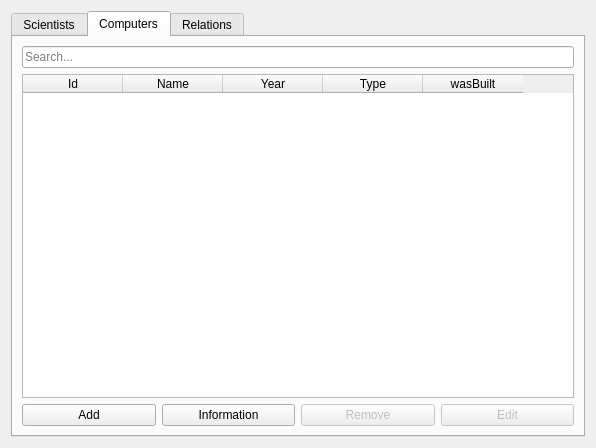
<?xml version="1.0" encoding="UTF-8"?>
<ui version="4.0">
 <class>listgui</class>
 <widget class="QDialog" name="listgui">
  <property name="geometry">
   <rect>
    <x>0</x>
    <y>0</y>
    <width>596</width>
    <height>448</height>
   </rect>
  </property>
  <property name="windowTitle">
   <string>Dialog</string>
  </property>
  <layout class="QHBoxLayout" name="horizontalLayout">
   <item>
    <widget class="QTabWidget" name="Relations">
     <property name="currentIndex">
      <number>1</number>
     </property>
     <widget class="QWidget" name="tab_1">
      <attribute name="icon">
       <iconset resource="resource.qrc">
        <normaloff>:/icons/icons/scientist_icon.png</normaloff>:/icons/icons/scientist_icon.png</iconset>
      </attribute>
      <attribute name="title">
       <string>Scientists</string>
      </attribute>
      <layout class="QVBoxLayout" name="verticalLayout_2">
       <item>
        <widget class="QLineEdit" name="input_filter_scientists">
         <property name="placeholderText">
          <string>Search...</string>
         </property>
        </widget>
       </item>
       <item>
        <widget class="QTableWidget" name="table_scientists">
         <property name="sortingEnabled">
          <bool>true</bool>
         </property>
         <column>
          <property name="text">
           <string>Id</string>
          </property>
         </column>
         <column>
          <property name="text">
           <string>Name</string>
          </property>
         </column>
         <column>
          <property name="text">
           <string>Sex</string>
          </property>
         </column>
         <column>
          <property name="text">
           <string>Born</string>
          </property>
         </column>
         <column>
          <property name="text">
           <string>Death</string>
          </property>
         </column>
        </widget>
       </item>
       <item>
        <layout class="QHBoxLayout" name="horizontalLayout_5">
         <item>
          <widget class="QPushButton" name="button_add_scientist">
           <property name="text">
            <string>Add</string>
           </property>
           <property name="icon">
            <iconset resource="resource.qrc">
             <normaloff>:/icons/icons/add_icon.png</normaloff>:/icons/icons/add_icon.png</iconset>
           </property>
          </widget>
         </item>
         <item>
          <widget class="QPushButton" name="button_info_scientist">
           <property name="text">
            <string>Information</string>
           </property>
           <property name="icon">
            <iconset resource="resource.qrc">
             <normaloff>:/icons/icons/info_icon.png</normaloff>:/icons/icons/info_icon.png</iconset>
           </property>
          </widget>
         </item>
         <item>
          <widget class="QPushButton" name="button_remove_scientist">
           <property name="enabled">
            <bool>false</bool>
           </property>
           <property name="text">
            <string>Remove</string>
           </property>
           <property name="icon">
            <iconset resource="resource.qrc">
             <normaloff>:/icons/icons/remove.png</normaloff>:/icons/icons/remove.png</iconset>
           </property>
          </widget>
         </item>
         <item>
          <widget class="QPushButton" name="button_edit_scientist">
           <property name="enabled">
            <bool>false</bool>
           </property>
           <property name="text">
            <string>Edit</string>
           </property>
           <property name="icon">
            <iconset resource="resource.qrc">
             <normaloff>:/icons/icons/editshit.png</normaloff>:/icons/icons/editshit.png</iconset>
           </property>
          </widget>
         </item>
        </layout>
       </item>
      </layout>
     </widget>
     <widget class="QWidget" name="tab_2">
      <attribute name="icon">
       <iconset resource="resource.qrc">
        <normaloff>:/icons/icons/computer_icon.png</normaloff>:/icons/icons/computer_icon.png</iconset>
      </attribute>
      <attribute name="title">
       <string>Computers</string>
      </attribute>
      <layout class="QVBoxLayout" name="verticalLayout">
       <item>
        <widget class="QLineEdit" name="input_filter_computers">
         <property name="placeholderText">
          <string>Search...</string>
         </property>
        </widget>
       </item>
       <item>
        <widget class="QTableWidget" name="table_computers">
         <property name="sortingEnabled">
          <bool>true</bool>
         </property>
         <column>
          <property name="text">
           <string>Id</string>
          </property>
         </column>
         <column>
          <property name="text">
           <string>Name</string>
          </property>
         </column>
         <column>
          <property name="text">
           <string>Year</string>
          </property>
         </column>
         <column>
          <property name="text">
           <string>Type</string>
          </property>
         </column>
         <column>
          <property name="text">
           <string>wasBuilt</string>
          </property>
         </column>
        </widget>
       </item>
       <item>
        <layout class="QHBoxLayout" name="horizontalLayout_4">
         <item>
          <widget class="QPushButton" name="button_add_computer">
           <property name="text">
            <string>Add</string>
           </property>
           <property name="icon">
            <iconset resource="resource.qrc">
             <normaloff>:/icons/icons/add_icon.png</normaloff>:/icons/icons/add_icon.png</iconset>
           </property>
          </widget>
         </item>
         <item>
          <widget class="QPushButton" name="button_info_comp">
           <property name="text">
            <string>Information</string>
           </property>
           <property name="icon">
            <iconset resource="resource.qrc">
             <normaloff>:/icons/icons/info_icon.png</normaloff>:/icons/icons/info_icon.png</iconset>
           </property>
          </widget>
         </item>
         <item>
          <widget class="QPushButton" name="button_remove_computer">
           <property name="enabled">
            <bool>false</bool>
           </property>
           <property name="text">
            <string>Remove</string>
           </property>
           <property name="icon">
            <iconset resource="resource.qrc">
             <normaloff>:/icons/icons/remove.png</normaloff>:/icons/icons/remove.png</iconset>
           </property>
          </widget>
         </item>
         <item>
          <widget class="QPushButton" name="button_edit_computer">
           <property name="enabled">
            <bool>false</bool>
           </property>
           <property name="text">
            <string>Edit</string>
           </property>
           <property name="icon">
            <iconset resource="resource.qrc">
             <normaloff>:/icons/icons/editshit.png</normaloff>:/icons/icons/editshit.png</iconset>
           </property>
          </widget>
         </item>
        </layout>
       </item>
      </layout>
     </widget>
     <widget class="QWidget" name="tab">
      <attribute name="icon">
       <iconset resource="resource.qrc">
        <normaloff>:/icons/icons/relation.jpg</normaloff>:/icons/icons/relation.jpg</iconset>
      </attribute>
      <attribute name="title">
       <string>Relations</string>
      </attribute>
      <layout class="QVBoxLayout" name="verticalLayout_3">
       <item>
        <widget class="QLineEdit" name="lineEdit">
         <property name="placeholderText">
          <string>Search...</string>
         </property>
        </widget>
       </item>
       <item>
        <widget class="QTableWidget" name="table_relations">
         <property name="sortingEnabled">
          <bool>true</bool>
         </property>
         <column>
          <property name="text">
           <string>Scientist Name</string>
          </property>
         </column>
         <column>
          <property name="text">
           <string>Computer Name</string>
          </property>
         </column>
        </widget>
       </item>
       <item>
        <layout class="QHBoxLayout" name="horizontalLayout_7">
         <item>
          <widget class="QPushButton" name="button_add_relation">
           <property name="text">
            <string>Add</string>
           </property>
           <property name="icon">
            <iconset resource="resource.qrc">
             <normaloff>:/icons/icons/add_icon.png</normaloff>:/icons/icons/add_icon.png</iconset>
           </property>
          </widget>
         </item>
         <item>
          <widget class="QPushButton" name="button_remove_relation">
           <property name="enabled">
            <bool>false</bool>
           </property>
           <property name="text">
            <string>Remove</string>
           </property>
           <property name="icon">
            <iconset resource="resource.qrc">
             <normaloff>:/icons/icons/remove.png</normaloff>:/icons/icons/remove.png</iconset>
           </property>
          </widget>
         </item>
         <item>
          <widget class="QPushButton" name="button_edit_relation">
           <property name="enabled">
            <bool>false</bool>
           </property>
           <property name="text">
            <string>Edit</string>
           </property>
           <property name="icon">
            <iconset resource="resource.qrc">
             <normaloff>:/icons/icons/editshit.png</normaloff>:/icons/icons/editshit.png</iconset>
           </property>
          </widget>
         </item>
        </layout>
       </item>
      </layout>
     </widget>
    </widget>
   </item>
  </layout>
 </widget>
 <resources>
  <include location="resource.qrc"/>
 </resources>
 <connections/>
</ui>
